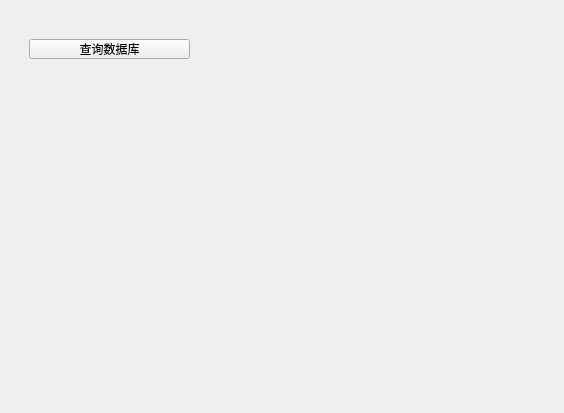
<?xml version="1.0" encoding="UTF-8"?>
<ui version="4.0">
 <class>MainWindow</class>
 <widget class="QMainWindow" name="MainWindow">
  <property name="geometry">
   <rect>
    <x>0</x>
    <y>0</y>
    <width>564</width>
    <height>413</height>
   </rect>
  </property>
  <property name="windowTitle">
   <string>MainWindow</string>
  </property>
  <widget class="QWidget" name="centralwidget">
   <layout class="QVBoxLayout" name="verticalLayout">
    <item>
     <widget class="QWidget" name="widget" native="true">
      <widget class="QPushButton" name="pushButton">
       <property name="geometry">
        <rect>
         <x>20</x>
         <y>30</y>
         <width>161</width>
         <height>20</height>
        </rect>
       </property>
       <property name="text">
        <string>查询数据库</string>
       </property>
      </widget>
     </widget>
    </item>
   </layout>
  </widget>
 </widget>
 <resources/>
 <connections/>
</ui>
